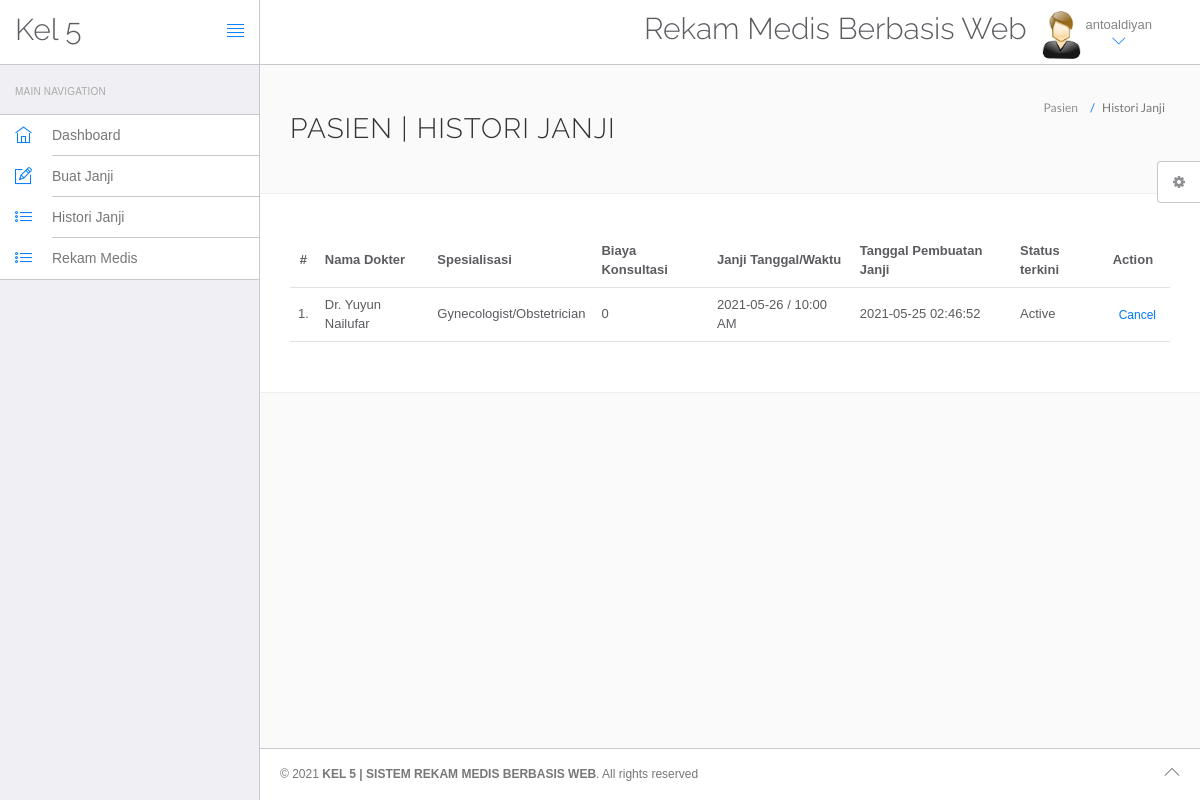
/hms/appointment-history.php (signed in), run on the app's committed database.
### tables this page shows
CREATE TABLE `users` (
  `id` int(11) NOT NULL,
  `fullName` varchar(255) DEFAULT NULL,
  `address` longtext DEFAULT NULL,
  `city` varchar(255) DEFAULT NULL,
  `gender` varchar(255) DEFAULT NULL,
  `email` varchar(255) DEFAULT NULL,
  `password` varchar(255) DEFAULT NULL,
  `regDate` timestamp NULL DEFAULT current_timestamp(),
  `updationDate` timestamp NULL DEFAULT NULL ON UPDATE current_timestamp()
);

CREATE TABLE `appointment` (
  `id` int(11) NOT NULL,
  `doctorSpecialization` varchar(255) DEFAULT NULL,
  `doctorId` int(11) DEFAULT NULL,
  `userId` int(11) DEFAULT NULL,
  `consultancyFees` int(11) DEFAULT NULL,
  `appointmentDate` varchar(255) DEFAULT NULL,
  `appointmentTime` varchar(255) DEFAULT NULL,
  `postingDate` timestamp NULL DEFAULT current_timestamp(),
  `userStatus` int(11) DEFAULT NULL,
  `doctorStatus` int(11) DEFAULT NULL,
  `updationDate` timestamp NULL DEFAULT NULL ON UPDATE current_timestamp()
);

CREATE TABLE `doctors` (
  `id` int(11) NOT NULL,
  `specilization` varchar(255) DEFAULT NULL,
  `doctorName` varchar(255) DEFAULT NULL,
  `address` longtext DEFAULT NULL,
  `docFees` varchar(255) DEFAULT NULL,
  `contactno` bigint(11) DEFAULT NULL,
  `docEmail` varchar(255) DEFAULT NULL,
  `password` varchar(255) DEFAULT NULL,
  `creationDate` timestamp NULL DEFAULT current_timestamp(),
  `updationDate` timestamp NULL DEFAULT NULL ON UPDATE current_timestamp()
);

### hms/appointment-history.php (the view, shortened to what this page needs)
<?php
include('include/config.php');
?>
<!DOCTYPE html>
<html lang="en">
	<head>
		<link rel="stylesheet" href="vendor/bootstrap/css/bootstrap.min.css">
		<link rel="stylesheet" href="vendor/fontawesome/css/font-awesome.min.css">
		<link rel="stylesheet" href="vendor/themify-icons/themify-icons.min.css">
		<link href="vendor/animate.css/animate.min.css" rel="stylesheet" media="screen">
		<link href="vendor/perfect-scrollbar/perfect-scrollbar.min.css" rel="stylesheet" media="screen">
		<link href="vendor/switchery/switchery.min.css" rel="stylesheet" media="screen">
		<link href="vendor/bootstrap-touchspin/jquery.bootstrap-touchspin.min.css" rel="stylesheet" media="screen">
		<link href="vendor/select2/select2.min.css" rel="stylesheet" media="screen">
		<link href="vendor/bootstrap-datepicker/bootstrap-datepicker3.standalone.min.css" rel="stylesheet" media="screen">
		<link href="vendor/bootstrap-timepicker/bootstrap-timepicker.min.css" rel="stylesheet" media="screen">
		<link rel="stylesheet" href="assets/css/styles.css">
		<link rel="stylesheet" href="assets/css/plugins.css">
		<link rel="stylesheet" href="assets/css/themes/theme-1.css" id="skin_color" />
	</head>
	<body>
		<div id="app">
<?php include('include/sidebar.php');?>
			<div class="app-content">
					<?php include('include/header.php');?>
				<div class="main-content" >
					<div class="wrap-content container" id="container">
						<section id="page-title">
							<div class="row">
								<div class="col-sm-8">
									<h1 class="mainTitle">Pasien  | Histori Janji</h1>
																	</div>
								<ol class="breadcrumb">
									<li>
										<span> Pasien </span>
									</li>
									<li class="active">
										<span> Histori Janji </span>
									</li>
								</ol>
							</div>
						</section>
						<div class="container-fluid container-fullw bg-white">
									<div class="row">
								<div class="col-md-12">
									<table class="table table-hover" id="sample-table-1">
										<thead>
											<tr>
												<th class="center">#</th>
												<th class="hidden-xs">Nama Dokter</th>
												<th>Spesialisasi</th>
												<th>Biaya Konsultasi</th>
												<th>Janji Tanggal/Waktu</th>
												<th>Tanggal Pembuatan Janji</th>
												<th>Status terkini</th>
												<th>Action</th>
											</tr>
										</thead>
										<tbody>
<?php
$sql=mysqli_query($con,"select doctors.doctorName as docname,appointment.*  from appointment join doctors on doctors.id=appointment.doctorId where appointment.userId='".$_SESSION['id']."'");
$cnt=1;
while($row=mysqli_fetch_array($sql))
{
?>
											<tr>
												<td class="center"><?php echo $cnt;?>.</td>
												<td class="hidden-xs"><?php echo $row['docname'];?></td>
												<td><?php echo $row['doctorSpecialization'];?></td>
												<td><?php echo $row['consultancyFees'];?></td>
												<td><?php echo $row['appointmentDate'];?> / <?php echo
												 $row['appointmentTime'];?>
												</td>
												<td><?php echo $row['postingDate'];?></td>
												<td>
<?php if(($row['userStatus']==1) && ($row['doctorStatus']==1))
{
	echo "Active";
}
												?></td>
												<td >
												<div class="visible-md visible-lg hidden-sm hidden-xs">
							<?php if(($row['userStatus']==1) && ($row['doctorStatus']==1))
{ ?>
	<a href="appointment-history.php?id=<?php echo $row['id']?>&cancel=update" onClick="return confirm('Are you sure you want to cancel this appointment ?')"class="btn btn-transparent btn-xs tooltips" title="Cancel Appointment" tooltip-placement="top" tooltip="Remove">Cancel</a>
	<?php } else {
		echo "Canceled";
		} ?>
												</div>
												</td>
											</tr>
											<?php
$cnt=$cnt+1;
											 }?>
										</tbody>
									</table>
								</div>
							</div>
								</div>
					</div>
				</div>
			</div>
	<?php include('include/footer.php');?>
	<?php include('include/setting.php');?>
		</div>
	</body>
</html>

### hms/include/header.php (shortened to what this page needs)
<header class="navbar navbar-default navbar-static-top">
					<div class="navbar-header">
						<a class="navbar-brand" href="#">
							<h2 style="padding-top:20% "> Kel 5 </h2>
						</a>
						<a href="#" class="sidebar-toggler pull-right visible-md visible-lg" data-toggle-class="app-sidebar-closed" data-toggle-target="#app">
							<i class="ti-align-justify"></i>
						</a>
					</div>
					<div class="navbar-collapse collapse">
						<ul class="nav navbar-right">
								<li  style="padding-top:2% ">
								<h2>Rekam Medis Berbasis Web</h2>
							</li>
							<li class="dropdown current-user">
								<a href class="dropdown-toggle" data-toggle="dropdown">
									<img src="assets/images/images.jpg"> <span class="username">
									<?php $query=mysqli_query($con,"select fullName from users where id='".$_SESSION['id']."'");
while($row=mysqli_fetch_array($query))
{
	echo $row['fullName'];
}
									?> <i class="ti-angle-down"></i></i></span>
								</a>
							</li>
						</ul>
					</div>
				</header>

### hms/assets/css/themes/theme-1.css (style rules this page uses)
body { background: #FAFAFA; }
header .navbar-header { background: #ffffff !important; border-right-color: #c8c7cc !important; border-bottom-color: #c8c7cc !important; }
header .navbar-header .sidebar-toggler, header .navbar-header .sidebar-mobile-toggler { color: #007aff !important; }
header .navbar-header .navbar-brand { color: #777 !important; }
header .navbar-collapse { background: #ffffff !important; border-bottom-color: #c8c7cc !important; box-shadow: none !important; }
header .navbar-collapse .navbar-right > li > a { color: #777; }
header .navbar-collapse .navbar-right > li > a i { color: #007aff !important; }

### data on the page
users: fullName "antoaldiyan"
appointment: doctorId.doctorName "Dr. Yuyun Nailufar", doctorSpecialization "Gynecologist/Obstetrician", consultancyFees "0", appointmentDate "2021-05-26", appointmentTime "10:00 AM", postingDate "2021-05-25 02:46:52", userStatus "Active"
